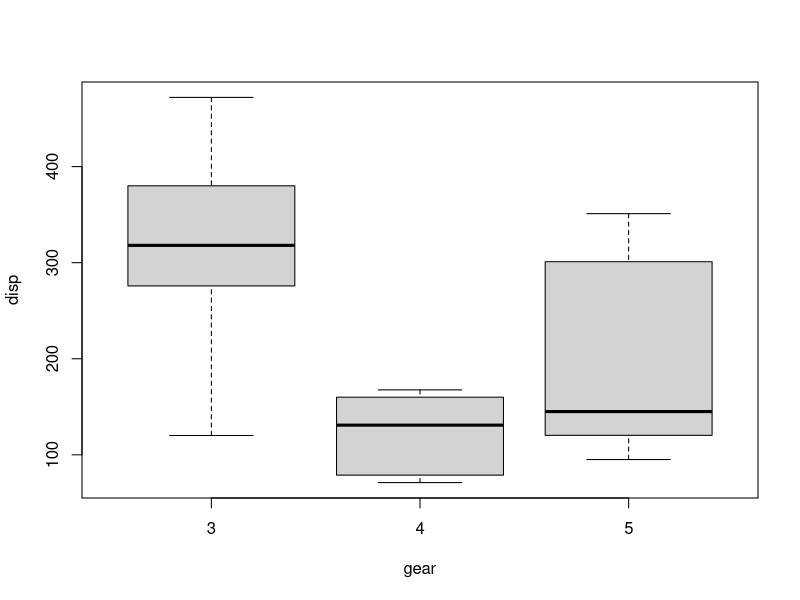
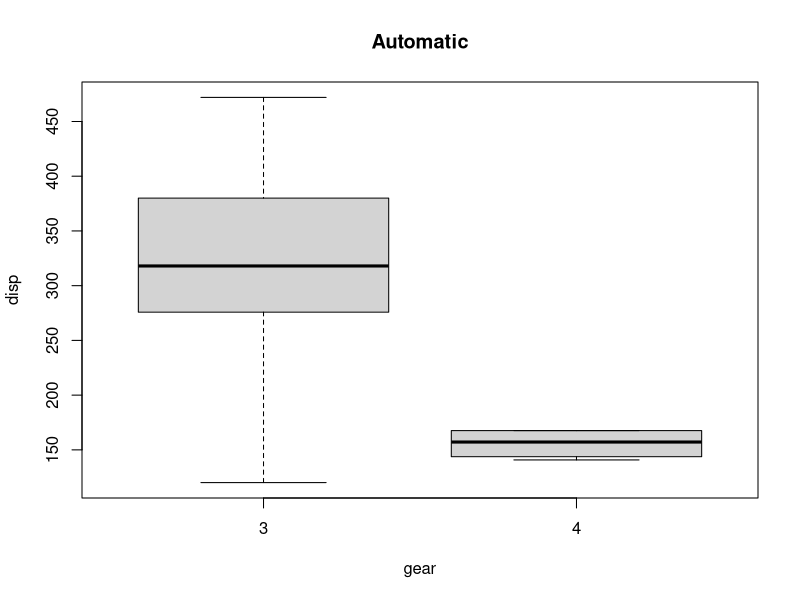
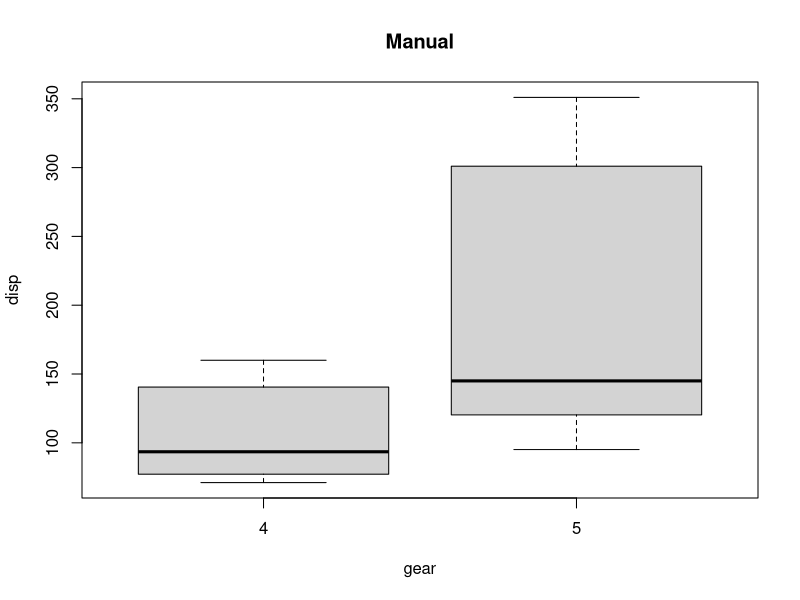

The R source for these figures, in order:
# Installing the package
install.packages(dplyr)

# Loading the package
library(dplyr)

# Variance in mean within group and between group
boxplot(mtcars$disp~factor(mtcars$gear),
        xlab = "gear", ylab = "disp")

# Step 1: Setup Null Hypothesis and Alternate Hypothesis
# H0 = mu = mu01 = mu02(There is no difference between average displacement for different gear)
# H1 = Not all means are equal

# Step 2: Calculate test statistics using aov function
mtcars_aov <- aov(mtcars$disp~factor(mtcars$gear))
summary(mtcars_aov)

# Step 3: Calculate F-Critical Value
# For 0.05 Significant value, critical value = alpha = 0.05

# Step 4: Compare test statistics with F-Critical value and conclude test p < alpha, Reject Null Hypothesis

# Installing the package
install.packages(dplyr)

# Loading the package
library(dplyr)

# Variance in mean within group and between group
boxplot(mtcars$disp~mtcars$gear, subset = (mtcars$am == 0),
        xlab = "gear", ylab = "disp", main = "Automatic")
boxplot(mtcars$disp~mtcars$gear, subset = (mtcars$am == 1),
        xlab = "gear", ylab = "disp", main = "Manual")

# Step 1: Setup Null Hypothesis and Alternate Hypothesis
# H0 = mu0 = mu01 = mu02(There is no difference between average displacement for different gear)
# H1 = Not all means are equal

# Step 2: Calculate test statistics using aov function
mtcars_aov2 <- aov(mtcars$disp~factor(mtcars$gear) *
                     factor(mtcars$am))
summary(mtcars_aov2)

# Step 3: Calculate F-Critical Value For 0.05 Significant value, critical value = alpha = 0.05

# Step 4: Compare test statistics with F-Critical value and conclude test p < alpha, Reject Null Hypothesis

